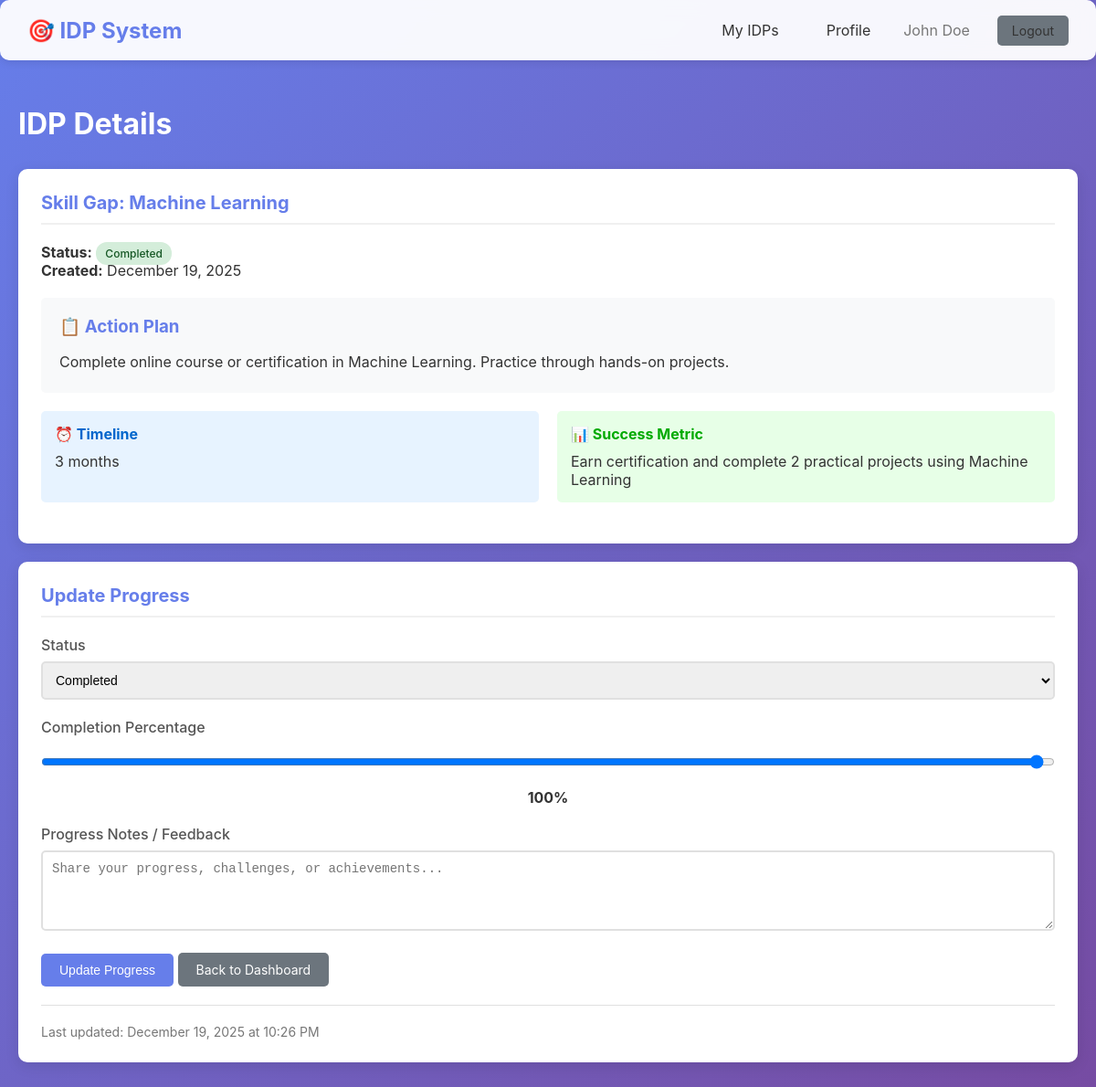
Screenshot of /employee/idp/1 (signed in) with the database file from the repository.
### models/models.py (models this page shows, shortened)
class User(UserMixin, db.Model):
    __tablename__ = 'users'
    id = db.Column(db.Integer, primary_key=True)
    name = db.Column(db.String(100), nullable=False)
    email = db.Column(db.String(120), unique=True, nullable=False)
    password_hash = db.Column(db.String(255), nullable=False)
    role = db.Column(db.String(20), nullable=False, default='employee')  # 'hr' or 'employee'
    skills = db.Column(db.Text)  # Comma-separated skills
    experience = db.Column(db.Integer, default=0)  # Years of experience
    goal = db.Column(db.Text)  # Career goal
    current_role = db.Column(db.String(100))
    target_role = db.Column(db.String(100))
    created_at = db.Column(db.DateTime, default=datetime.utcnow)
    idps = db.relationship('IDP', backref='user', lazy=True, cascade='all, delete-orphan')

class IDP(db.Model):
    __tablename__ = 'idps'
    id = db.Column(db.Integer, primary_key=True)
    user_id = db.Column(db.Integer, db.ForeignKey('users.id'), nullable=False)
    skill_gap = db.Column(db.Text)  # JSON or comma-separated missing skills
    action = db.Column(db.Text, nullable=False)  # SMART action
    timeline = db.Column(db.String(100))  # Time-bound goal
    metric = db.Column(db.String(255))  # Measurable metric
    status = db.Column(db.String(20), default='pending')  # pending, in_progress, completed
    created_at = db.Column(db.DateTime, default=datetime.utcnow)
    progress_entries = db.relationship('Progress', backref='idp', lazy=True, cascade='all, delete-orphan')

class Progress(db.Model):
    __tablename__ = 'progress'
    id = db.Column(db.Integer, primary_key=True)
    idp_id = db.Column(db.Integer, db.ForeignKey('idps.id'), nullable=False)
    completion = db.Column(db.Integer, default=0)  # Percentage 0-100
    feedback = db.Column(db.Text)
    updated_at = db.Column(db.DateTime, default=datetime.utcnow, onupdate=datetime.utcnow)

### routes/employee.py (the view)
@employee_bp.route('/idp/<int:idp_id>')
@login_required
@employee_required
def idp_detail(idp_id):
    idp = IDP.query.get_or_404(idp_id)
    if idp.user_id != current_user.id:
        flash('Access denied', 'error')
        return redirect(url_for('employee.dashboard'))
    progress = Progress.query.filter_by(idp_id=idp.id).order_by(Progress.updated_at.desc()).first()
    return render_template('employee_idp_detail.html', idp=idp, progress=progress)

### routes/employee.py (called while the page is built)
def employee_required(f):
    @wraps(f)
    def decorated_function(*args, **kwargs):
        if not current_user.is_authenticated:
            flash('Please login to continue', 'error')
            return redirect(url_for('auth.login'))
        return f(*args, **kwargs)
    return decorated_function

### templates/employee_idp_detail.html (shortened to what this page needs)
{% extends "base.html" %}
{% block content %}
<h1 style="color: white; margin-bottom: 30px;">IDP Details</h1>
<div class="card">
    <div class="card-header">Skill Gap: {{ idp.skill_gap }}</div>
    <div style="margin-bottom: 20px;">
        <p><strong>Status:</strong> <span class="badge badge-{{ idp.status.replace('_', '-') }}">{{ idp.status.replace('_', ' ').title() }}</span></p>
        <p><strong>Created:</strong> {{ idp.created_at.strftime('%B %d, %Y') }}</p>
    </div>
    <div style="background: #f8f9fa; padding: 20px; border-radius: 5px; margin-bottom: 20px;">
        <h3 style="color: #667eea; margin-bottom: 15px;">📋 Action Plan</h3>
        <p style="line-height: 1.6;">{{ idp.action }}</p>
    </div>
    <div style="display: grid; grid-template-columns: 1fr 1fr; gap: 20px; margin-bottom: 20px;">
        <div style="background: #e7f3ff; padding: 15px; border-radius: 5px;">
            <h4 style="color: #0066cc; margin-bottom: 10px;">⏰ Timeline</h4>
            <p>{{ idp.timeline }}</p>
        </div>
        <div style="background: #e7ffe7; padding: 15px; border-radius: 5px;">
            <h4 style="color: #00aa00; margin-bottom: 10px;">📊 Success Metric</h4>
            <p>{{ idp.metric }}</p>
        </div>
    </div>
</div>
<div class="card">
    <div class="card-header">Update Progress</div>
    <form method="POST" action="{{ url_for('employee.update_progress', idp_id=idp.id) }}">
        <div class="form-group">
            <label for="status">Status</label>
            <select id="status" name="status" required>
                <option value="completed" {% if idp.status == 'completed' %}selected{% endif %}>Completed</option>
            </select>
        </div>
        <div class="form-group">
            <label for="completion">Completion Percentage</label>
            <input type="range" id="completion" name="completion" min="0" max="100"
                   value="{{ progress.completion if progress else 0 }}"
                   oninput="document.getElementById('completion-value').textContent = this.value + '%'">
            <p style="text-align: center; margin-top: 5px;">
                <strong id="completion-value">{{ progress.completion if progress else 0 }}%</strong>
            </p>
        </div>
        <div class="form-group">
            <label for="feedback">Progress Notes / Feedback</label>
            <textarea id="feedback" name="feedback" rows="4" placeholder="Share your progress, challenges, or achievements...">{{ progress.feedback if progress else '' }}</textarea>
        </div>
        <button type="submit" class="btn btn-primary">Update Progress</button>
        <a href="{{ url_for('employee.dashboard') }}" class="btn btn-secondary">Back to Dashboard</a>
    </form>
    {% if progress %}
    <div style="margin-top: 20px; padding-top: 20px; border-top: 1px solid #e0e0e0;">
        <p style="color: #777; font-size: 14px;">Last updated: {{ progress.updated_at.strftime('%B %d, %Y at %I:%M %p') }}</p>
    </div>
    {% endif %}
</div>
{% endblock %}

### templates/base.html (shortened to what this page needs)
<!DOCTYPE html>
<html lang="en">
<head>
</head>
<body>
    {% if current_user.is_authenticated %}
    <div class="navbar">
        <div class="navbar-content">
            <div class="navbar-brand">🎯 IDP System</div>
            <div class="navbar-menu">
                {% if current_user.role == 'hr' %}
                    <a href="{{ url_for('hr.dashboard') }}">Dashboard</a>
                    <a href="{{ url_for('hr.employees') }}">Employees</a>
                    <a href="{{ url_for('hr.roles') }}">Roles</a>
                    <a href="{{ url_for('hr.reports') }}">Reports</a>
                {% else %}
                    <a href="{{ url_for('employee.dashboard') }}">My IDPs</a>
                    <a href="{{ url_for('employee.profile') }}">Profile</a>
                {% endif %}
                <span style="color: #777;">{{ current_user.name }}</span>
                <a href="{{ url_for('auth.logout') }}" class="btn btn-secondary" style="margin-left: 10px;">Logout</a>
            </div>
        </div>
    </div>
    {% endif %}
    <div class="container">
        {% block content %}{% endblock %}
    </div>
</body>
</html>

### templates/base.html (style rules this page uses)
* { margin: 0; padding: 0; box-sizing: border-box; }
body { font-family: -apple-system, BlinkMacSystemFont, 'Segoe UI', Roboto, Oxygen, Ubuntu, sans-serif; background: linear-gradient(135deg, #667eea 0%, #764ba2 100%); min-height: 100vh; color: #333; }
.container { max-width: 1200px; margin: 0 auto; padding: 20px; }
.navbar { background: rgba(255, 255, 255, 0.95); backdrop-filter: blur(10px); padding: 15px 30px; box-shadow: 0 2px 10px rgba(0,0,0,0.1); margin-bottom: 30px; border-radius: 10px; }
.navbar-content { display: flex; justify-content: space-between; align-items: center; max-width: 1200px; margin: 0 auto; }
.navbar-brand { font-size: 24px; font-weight: bold; color: #667eea; }
.navbar-menu { display: flex; gap: 20px; align-items: center; }
.navbar-menu a { text-decoration: none; color: #333; padding: 8px 16px; border-radius: 5px; transition: all 0.3s; }
.btn { padding: 10px 20px; border: none; border-radius: 5px; cursor: pointer; font-size: 14px; transition: all 0.3s; text-decoration: none; display: inline-block; }
.btn-primary { background: #667eea; color: white; }
.btn-secondary { background: #6c757d; color: white; }
.card { background: white; border-radius: 10px; padding: 25px; box-shadow: 0 4px 15px rgba(0,0,0,0.1); margin-bottom: 20px; }
.card-header { font-size: 20px; font-weight: bold; margin-bottom: 20px; color: #667eea; border-bottom: 2px solid #f0f0f0; padding-bottom: 10px; }
.form-group { margin-bottom: 20px; }
.form-group label { display: block; margin-bottom: 8px; font-weight: 500; color: #555; }
.form-group input, .form-group select, .form-group textarea { width: 100%; padding: 10px; border: 2px solid #e0e0e0; border-radius: 5px; font-size: 14px; transition: border-color 0.3s; }
.badge { padding: 5px 10px; border-radius: 12px; font-size: 12px; font-weight: 500; }
.badge-completed { background: #d4edda; color: #155724; }

### rows the page displays
User: name "John Doe"
IDP: skill_gap "Machine Learning", status.replace "Completed", created_at "December 19, 2025", action "Complete online course or certification in Machine Learning. Practice through hands-on projects.", timeline "3 months", metric "Earn certification and complete 2 practical projects using Machine Learning", status "Completed"
Progress: completion "100", updated_at "December 19, 2025 at 10:26 PM"
